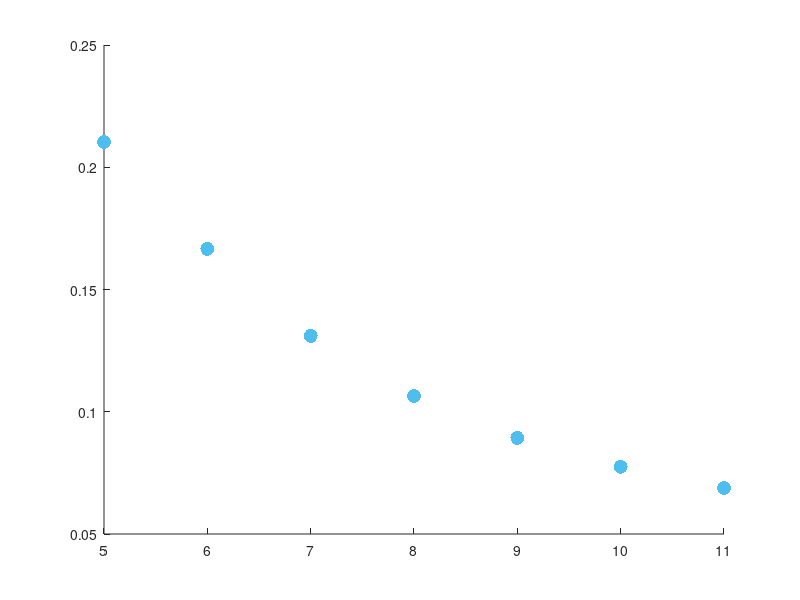

This chart was generated by the following MATLAB code: (Note: this script raises an error after producing the figure.)
distributionSigmas = [
    5.0000,    0.2104;
    6.0000,    0.1666;
    7.0000,    0.1310;
    8.0000,    0.1065;
    9.0000,    0.0893;
   10.0000,    0.0775;
   11.0000,    0.0688;
];

distribution95Errors = [
    5.0000,    .05 ;
    6.0000,    .02;
    7.0000,    .01;
    8.0000,    .004;
    9.0000,    .002;
   10.0000,    .001;
   11.0000,    .0005;
];

figure1 = figure;

% Create axes
axes1 = axes('Parent',figure1);
hold(axes1,'on');


X1 = 5 : 11;
Y1 = distributionSigmas(:,2);
E1 = distribution95Errors(:,2);
% Create plot
plot(X1,Y1,'DisplayName','Fit Sigma of Norm. Edge Dist.','MarkerSize',30,...
    'Marker','.',...
    'LineStyle','none',...
    'Color',[0.301960796117783 0.745098054409027 0.933333337306976]);

% Create errorbar
errorbar(X1,Y1,E1,'DisplayName','95% Confidence Interval','Marker','+',...
    'LineStyle','none',...
    'LineWidth',2,...
    'Color',[0 0.447058826684952 0.74117648601532]);

% Create xlabel
xlabel('N Vertices');

% Create ylabel
ylabel('Sigma fit to Edge-Distribution');

% Create title
title('More Somewhat Connected Graphs');

%% Uncomment the following line to preserve the X-limits of the axes
xlim(axes1,[4 12]);
%% Uncomment the following line to preserve the Y-limits of the axes
ylim(axes1,[0 0.25]);
box(axes1,'on');
% Set the remaining axes properties
set(axes1,'FontSize',16);
% Create legend
legend1 = legend(axes1,'show');
set(legend1,...
    'Position',[0.184944710115731 0.205069124423963 0.438035541230769 0.105990783410138]);

hold off;

print('ngraphs/decreasingsigma','-dpng');